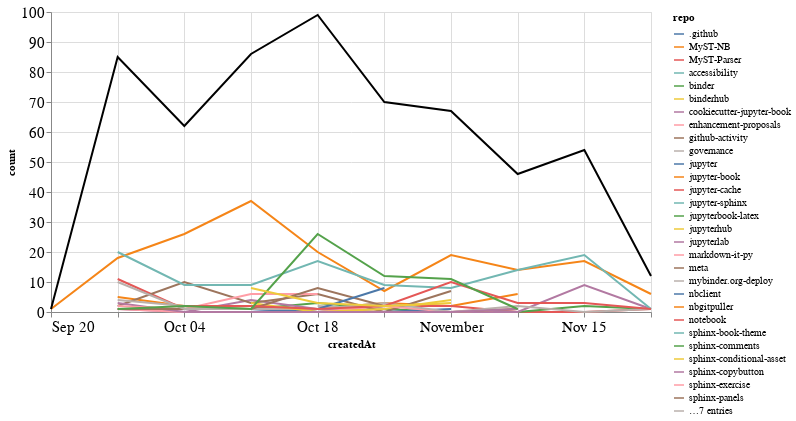

Notebook code for this chart:
### Markdown cell above
## Comments

### Code cell
comments_time = comments.groupby('repo').resample('W', on='createdAt').count()['author'].reset_index()
comments_time = comments_time.rename(columns={'author': 'count'})
comments_time_total = comments_time.groupby('createdAt').agg({"count": "sum"}).reset_index()
ch1 = alt.Chart(comments_time, width=600).mark_line().encode(
    x='createdAt',
    y='count',
    color='repo',
    tooltip="repo"
)

ch2 = alt.Chart(comments_time_total, width=600).mark_line(color="black").encode(
    x='createdAt',
    y='count',
)

ch1 + ch2

### Figure 1 — Vega-Lite specification as saved in the notebook (floating-point values rounded to 4 significant figures; data arrays with more than 128 entries replaced by an {"elided": "..."} marker saying what was removed)
{"config": {"axisLeft": {"labelFontSize": 15}, "axisBottom": {"labelFontSize": 15}}, "layer": [{"data": {"name": "data-411f0bff12294aeef59b8e2a1afd390a"}, "mark": "line", "encoding": {"color": {"type": "nominal", "field": "repo"}, "tooltip": {"type": "nominal", "field": "repo"}, "x": {"type": "temporal", "field": "createdAt"}, "y": {"type": "quantitative", "field": "count"}}, "width": 600}, {"data": {"name": "data-1d474f8c178f905891f4a77de746b748"}, "mark": {"type": "line", "color": "black"}, "encoding": {"x": {"type": "temporal", "field": "createdAt"}, "y": {"type": "quantitative", "field": "count"}}, "width": 600}], "$schema": "https://vega.github.io/schema/vega-lite/v4.8.1.json", "datasets": {"data-411f0bff12294aeef59b8e2a1afd390a": {"elided": "148 records"}, "data-1d474f8c178f905891f4a77de746b748": [{"createdAt": "2020-09-20T00:00:00", "count": 1}, {"createdAt": "2020-09-27T00:00:00", "count": 85}, {"createdAt": "2020-10-04T00:00:00", "count": 62}, {"createdAt": "2020-10-11T00:00:00", "count": 86}, {"createdAt": "2020-10-18T00:00:00", "count": 99}, {"createdAt": "2020-10-25T00:00:00", "count": 70}, {"createdAt": "2020-11-01T00:00:00", "count": 67}, {"createdAt": "2020-11-08T00:00:00", "count": 46}, {"createdAt": "2020-11-15T00:00:00", "count": 54}, {"createdAt": "2020-11-22T00:00:00", "count": 12}]}}
